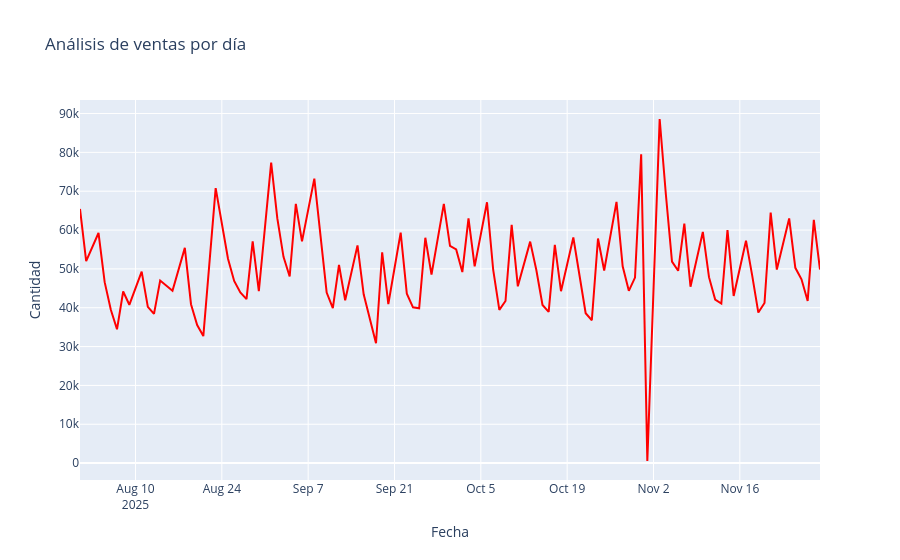

Source (notebook cell):
### Code cell
fig = px.line(
    df_agrupado2,
    x=df_agrupado2.index,
    y="cantidad",
    title="Análisis de ventas por día",
    labels={"dia": "Fecha", "cantidad": "Cantidad"},
    color_discrete_sequence=["red"]
)

fig.show()
